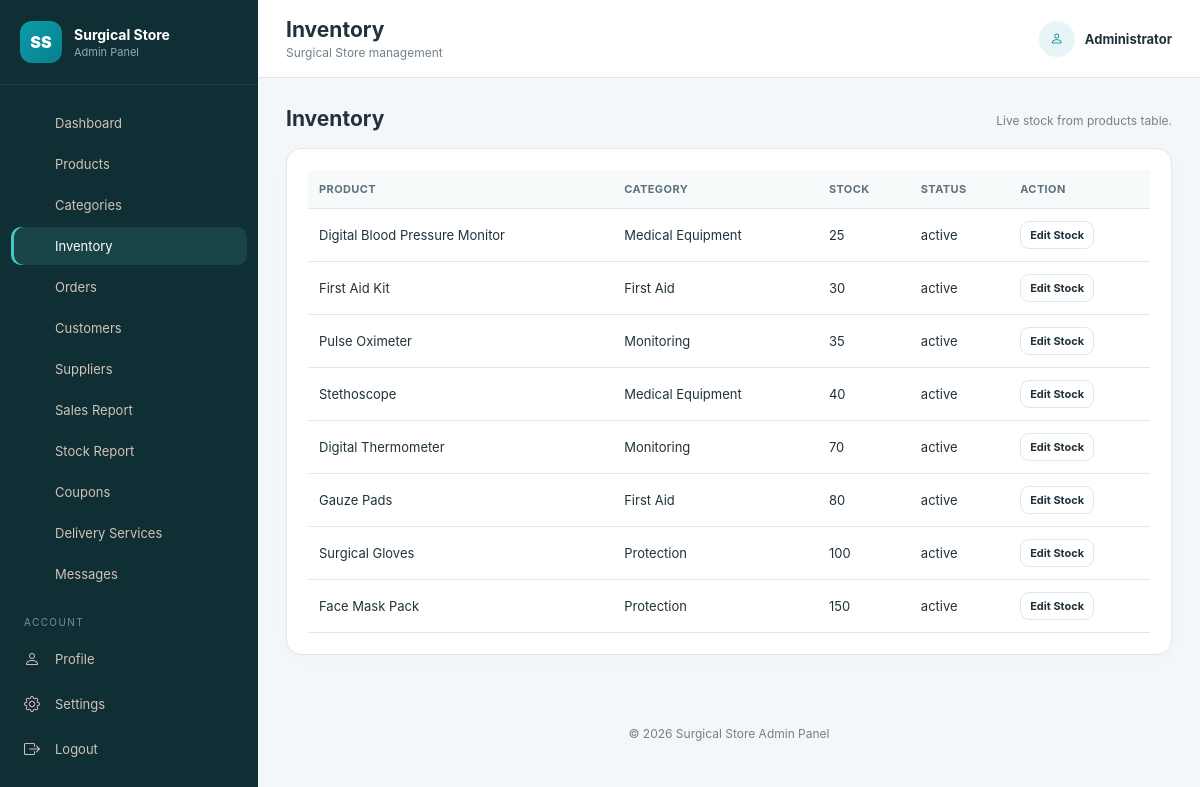
Page /admin/inventory.php (signed in) on the committed database.
### tables this page shows
CREATE TABLE site_settings (
  setting_id INT AUTO_INCREMENT PRIMARY KEY,
  setting_key VARCHAR(100) NOT NULL UNIQUE,
  setting_value TEXT NOT NULL,
  updated_at TIMESTAMP DEFAULT CURRENT_TIMESTAMP ON UPDATE CURRENT_TIMESTAMP
);

CREATE TABLE products (
  product_id INT AUTO_INCREMENT PRIMARY KEY,
  category_id INT NULL,
  product_name VARCHAR(150) NOT NULL,
  description TEXT,
  brand VARCHAR(100) DEFAULT '',
  price DECIMAL(10,2) NOT NULL DEFAULT 0,
  stock_quantity INT NOT NULL DEFAULT 0,
  image VARCHAR(255) DEFAULT '',
  status ENUM('active','inactive') NOT NULL DEFAULT 'active',
  created_at TIMESTAMP DEFAULT CURRENT_TIMESTAMP,
  FOREIGN KEY (category_id) REFERENCES categories(category_id) ON DELETE SET NULL ON UPDATE CASCADE
);

CREATE TABLE categories (
  category_id INT AUTO_INCREMENT PRIMARY KEY,
  category_name VARCHAR(100) NOT NULL UNIQUE,
  description VARCHAR(255) DEFAULT '',
  status ENUM('active','inactive') NOT NULL DEFAULT 'active',
  created_at TIMESTAMP DEFAULT CURRENT_TIMESTAMP
);

### includes/db.php (called while the page is built, shortened)
<?php
require_once __DIR__ . '/../db_config.php';
mysqli_set_charset($con, 'utf8mb4');
function h($v) {
return htmlspecialchars((string)($v ?? ''), ENT_QUOTES, 'UTF-8');
}
function db_all($sql) {
global $con;
$r=mysqli_query($con,$sql);
return $r ? mysqli_fetch_all($r,MYSQLI_ASSOC) : [];
}
function setting($key,$default='') {
global $con;
$key=mysqli_real_escape_string($con,$key);
$r=mysqli_query($con,"SELECT setting_value FROM site_settings WHERE setting_key='$key' LIMIT 1");
$row=$r?mysqli_fetch_assoc($r):null;
return $row ? $row['setting_value'] : $default;
}
?>

### admin/inventory.php (the view)
<?php
require 'layout.php';
$rows=db_all('SELECT p.*,c.category_name FROM products p LEFT JOIN categories c ON c.category_id=p.category_id ORDER BY p.stock_quantity ASC');
adminStart('Inventory','inventory');
?>
<div class="page-heading">
<h2>Inventory</h2>
<p>Live stock from products table.</p>
</div>
<div class="card">
<div class="table-wrap">
<table>
<thead>
<tr>
<th>Product</th>
<th>Category</th>
<th>Stock</th>
<th>Status</th>
<th>Action</th>
</tr>
</thead>
<tbody>
<?php
foreach($rows as $p):
?>
<tr>
<td>
<?=
h($p['product_name'])
?>
</td>
<td>
<?=
h($p['category_name']??'')
?>
</td>
<td>
<?=
$p['stock_quantity']
?>
</td>
<td>
<?=
h($p['status'])
?>
</td>
<td>
<a class="btn small" href="edit-products.php?id=
<?=
$p['product_id']
?>
">Edit Stock</a>
</td>
</tr>
<?php
endforeach;
?>
</tbody>
</table>
</div>
</div>
<?php
adminEnd();
?>

### admin/layout.php (shortened to what this page needs)
<?php
function adminStart($pageTitle='Admin Dashboard',$activePage='') {
$store=setting('store_name','Surgical Store');
?>
<!DOCTYPE html>
<html lang="en">
<head>
<link rel="stylesheet" href="/SurgicalStore/admin/css/style.css">
<link rel="stylesheet" href="https://cdn.jsdelivr.net/npm/bootstrap-icons@1.11.3/font/bootstrap-icons.min.css">
</head>
<body>
<div class="admin-layout">
<aside class="sidebar" id="sidebar">
<div class="brand">
<div class="brand-icon">SS</div>
<div>
<strong>
<?=
h($store)
?>
</strong>
<small>Admin Panel</small>
</div>
</div>
<nav class="sidebar-menu">
<?php
$links=[['dashboard','dashboard.php','bar-chart-line','Dashboard'],['products','products.php','box-seam','Products'],['categories','categories.php','folder2-open','Categories'],['inventory','inventory.php','tags','Inventory'],['orders','orders.php','cart3','Orders'],['customers','customers.php','people','Customers'],['suppliers','suppliers.php','truck','Suppliers'],['sales','sales-report.php','graph-up','Sales Report'],['stock','stock-report.php','clipboard-data','Stock Report'],['coupons','coupons.php','ticket-perforated','Coupons'],['delivery','delivery-services.php','lightning-charge','Delivery Services'],['messages','messages.php','envelope','Messages']];
foreach($links as $l):
?>
<a href="
<?=
$l[1]
?>
" class="
<?=
$activePage===$l[0]?'active':''
?>
">
<span>
<?=
$l[3]
?>
</span>
</a>
<?php
endforeach;
?>
<div class="menu-title">ACCOUNT</div>
<a href="profile.php" class="
<?=
$activePage==='profile'?'active':''
?>
">
<i class="bi bi-person">
</i>
<span>Profile</span>
</a>
<a href="settings.php" class="
<?=
$activePage==='settings'?'active':''
?>
">
<i class="bi bi-gear">
</i>
<span>Settings</span>
</a>
<a href="logout.php">
<i class="bi bi-box-arrow-right">
</i>
<span>Logout</span>
</a>
</nav>
</aside>
<main class="main-content">
<header class="topbar">
<div>
<h1>
<?=
h($pageTitle)
?>
</h1>
<p>
<?=
h($store)
?>
 management</p>
</div>
<div class="topbar-user">
<span>
<i class="bi bi-person">
</i>
</span>
<strong>
<?=
h($_SESSION['admin_name']??'Admin')
?>
</strong>
</div>
</header>
<section class="page-content">
<?php
}
function adminEnd() {
?>
</section>
<footer class="footer">
<p>©
<?=
date('Y')
?>
<?=
h(setting('store_name','Surgical Store'))
?>
 Admin Panel</p>
</footer>
</main>
</div>
</body>
</html>
<?php
}
?>

### admin/css/style.css (style rules this page uses)
:root { --primary:#087f8c; --primary-dark:#05636d; --bg:#f4f7f9; --surface:#fff; --text:#21323b; --muted:#71808b; --border:#dfe7eb; --success:#17864b; --warning:#c57a00; --danger:#d64545; --info:#5d4bc4; --sidebar:258px; --shadow:0 10px 30px rgba(24,54,64,.07) }
* { box-sizing:border-box; margin:0; padding:0 }
body { font-family:Inter,Segoe UI,Arial,sans-serif; background:var(--bg); color:var(--text) }
a { text-decoration:none; color:inherit }
.admin-layout { min-height:100vh; display:flex }
.sidebar { width:var(--sidebar); position:fixed; inset:0 auto 0 0; background:#102f34; color:#c9dcdf; z-index:1000; overflow:auto }
.brand { display:flex; align-items:center; gap:12px; padding:21px 20px; border-bottom:1px solid rgba(255,255,255,.08) }
.brand-icon { width:42px; height:42px; border-radius:12px; background:linear-gradient(135deg,#0c9daa,#087f8c); display:grid; place-items:center; color:#fff; font-weight:900 }
.brand strong { display:block; color:#fff; font-size:14px }
.brand small { display:block; color:#8eafb3; font-size:11px; margin-top:2px }
.sidebar-menu { padding:16px 11px }
.sidebar-menu a { display:flex; gap:11px; align-items:center; padding:11px 13px; border-radius:10px; margin:3px 0; color:#d1c3b8; font-size:13px }
.sidebar-menu a:hover,.sidebar-menu a.active { background:rgba(86,218,215,.12); color:#fff }
.sidebar-menu a.active { box-shadow:inset 3px 0 #45c8c5 }
.sidebar-menu i { font-size:16px; width:20px }
.menu-title { font-size:10px; color:#6f9297; padding:20px 13px 7px; letter-spacing:1.4px }
.main-content { margin-left:var(--sidebar); width:calc(100% - var(--sidebar)); min-height:100vh }
.topbar { min-height:78px; background:#fff; border-bottom:1px solid var(--border); display:flex; align-items:center; gap:15px; padding:15px 28px; position:sticky; top:0; z-index:500 }
.topbar h1 { font-size:21px }
.topbar p { color:var(--muted); font-size:12px; margin-top:3px }
.topbar-user { margin-left:auto; display:flex; align-items:center; gap:10px; font-size:13px }
.topbar-user span { width:36px; height:36px; border-radius:50%; background:var(--soft,#e7f5f6); display:grid; place-items:center; color:var(--primary) }
.page-content { padding:28px }
.footer { text-align:center; padding:25px; color:var(--muted); font-size:12px }
.card { background:#fff; border:1px solid var(--border); border-radius:15px; padding:21px; margin-bottom:18px; box-shadow:0 4px 16px rgba(0,0,0,.02) }
.card-header,.page-heading { display:flex; justify-content:space-between; align-items:center; gap:15px; margin-bottom:17px }
.page-heading h2 { font-size:21px }
.page-heading p { color:var(--muted); font-size:12px; margin-top:4px }
.table-wrap { overflow-x:auto }
table { width:100%; border-collapse:collapse; min-width:650px }
th,td { padding:12px 11px; border-bottom:1px solid var(--border); text-align:left }
th { background:#f7fafb; font-size:11px; text-transform:uppercase; letter-spacing:.4px; color:#60717a }
td { font-size:13px }
.btn { display:inline-flex; align-items:center; gap:6px; border:1px solid var(--border); background:#fff; color:var(--text); padding:9px 13px; border-radius:9px; cursor:pointer; font-size:12px; font-weight:700 }
.btn.small { padding:6px 9px; font-size:11px }

### rows in the picture
site_settings: setting_value "Surgical Store"
products: product_name "Digital Blood Pressure Monitor", category.category_name "Medical Equipment", stock_quantity "25", status "active"
products: product_name "First Aid Kit", category.category_name "First Aid", stock_quantity "30", status "active"
products: product_name "Pulse Oximeter", category.category_name "Monitoring", stock_quantity "35", status "active"
products: product_name "Stethoscope", category.category_name "Medical Equipment", stock_quantity "40", status "active"
products: product_name "Digital Thermometer", category.category_name "Monitoring", stock_quantity "70", status "active"
products: product_name "Gauze Pads", category.category_name "First Aid", stock_quantity "80", status "active"
products: product_name "Surgical Gloves", category.category_name "Protection", stock_quantity "100", status "active"
products: product_name "Face Mask Pack", category.category_name "Protection", stock_quantity "150", status "active"

### other values in the picture
$l[3] "Dashboard"
$l[3] "Products"
$l[3] "Categories"
$l[3] "Inventory"
$l[3] "Orders"
$l[3] "Customers"
$l[3] "Suppliers"
$l[3] "Sales Report"
$l[3] "Stock Report"
$l[3] "Coupons"
$l[3] "Delivery Services"
$l[3] "Messages"
$pageTitle "Inventory"
$_SESSION['admin_name'] "Administrator"
